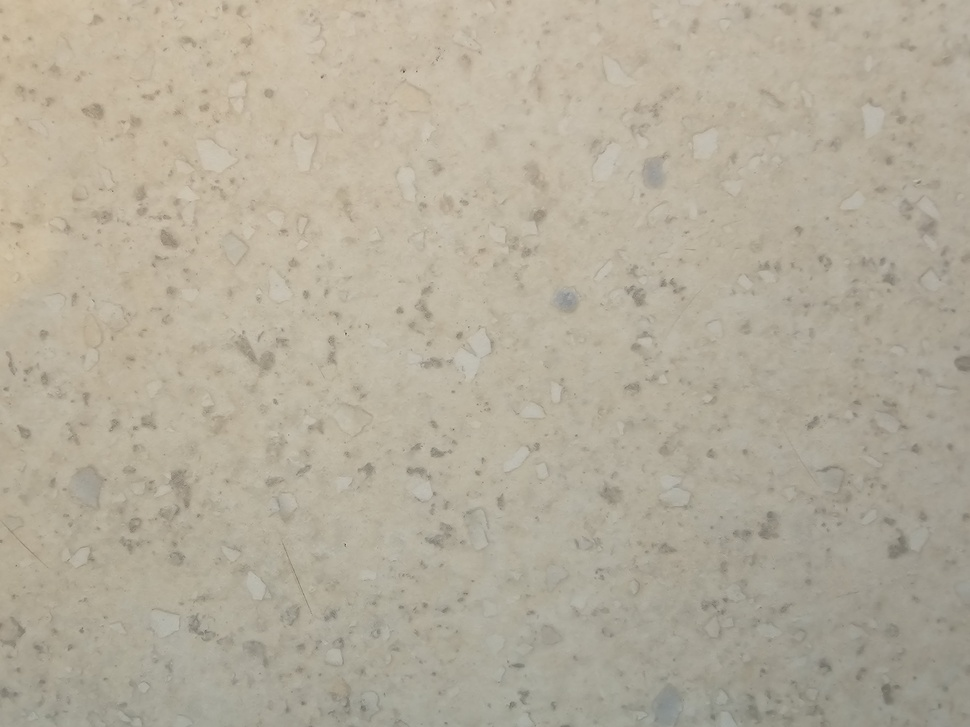
#> input picture blat.jpg, 970 x 727 px, shrunk from 4000 x 3000 before the run
$ python poi3.py
#> lines starting #> are read from the running program, lines starting #| are printed output that depends on the picture
import random
from PIL import Image
import os

def probka_maker(sciezka, rozmiar_probki, gdzie_probki, ile_probek):
#> called with rozmiar_probki = 128, gdzie_probki = 'podzieloneProbki', ile_probek = 500
    for path in sciezka:
        fota = Image.open(path)
#> fota is the input picture: PIL image 970x727 RGB; mean R, G, B 179.6, 172.2, 155.1
        dlugosc, wysokosc = fota.size
#> dlugosc = 970; wysokosc = 727
        podzielony_folder = os.path.join(gdzie_probki, os.path.basename(path).split('.')[0])
        os.makedirs(podzielony_folder, exist_ok=True)

        for i in range(1, ile_probek):
            x_poczatku = random.randint(0, dlugosc - rozmiar_probki)
            y_poczatku = random.randint(0, wysokosc - rozmiar_probki)
            x_konca = x_poczatku + rozmiar_probki
            y_konca = y_poczatku + rozmiar_probki
            probka = fota.crop((x_poczatku, y_poczatku, x_konca, y_konca))
            probka.save(os.path.join(podzielony_folder, f'probka_nr_{i}.jpeg'))
#> this loop made 499 passes
#> pass 1, in probka_maker, `probka = fota.crop((x_poczatku, y_poczatku, x_konca, y_konca))`:
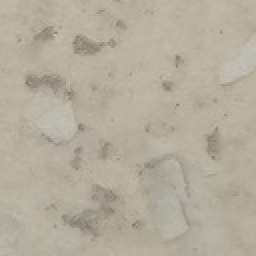
#> probka: PIL image 128x128 RGB (shown 2 times larger); mean R, G, B 179.2, 173.5, 157.6
#> pass 2, in probka_maker, `probka = fota.crop((x_poczatku, y_poczatku, x_konca, y_konca))`:
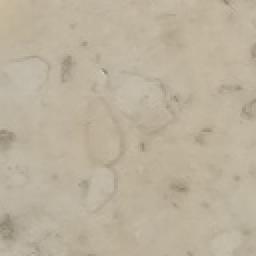
#> probka: PIL image 128x128 RGB (shown 2 times larger); mean R, G, B 187.5, 176.9, 156.6
#> pass 3, in probka_maker, `probka = fota.crop((x_poczatku, y_poczatku, x_konca, y_konca))`:
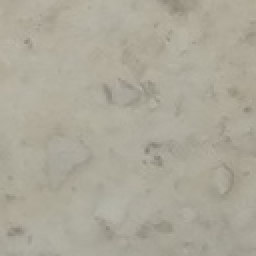
#> probka: PIL image 128x128 RGB (shown 2 times larger); mean R, G, B 172.3, 168.2, 153.6
#> after the loop:
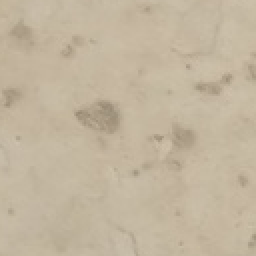
#> probka: PIL image 128x128 RGB (shown 2 times larger); mean R, G, B 194.5, 181.2, 158.4
#> pass 2 of the loop in probka_maker, `for path in sciezka:`:
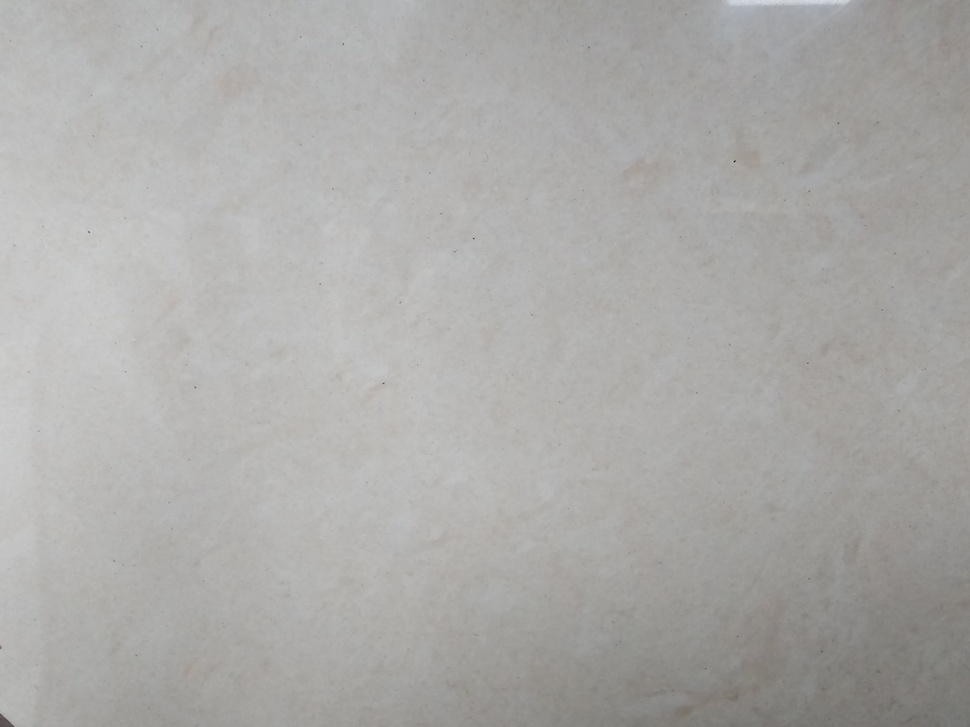
#> input picture plytka.jpg, 970 x 727 px, shrunk from 4000 x 3000 before the run
#> in probka_maker, fota is the input picture: PIL image 970x727 RGB; mean R, G, B 171.6, 170.7, 168.4
#> the loop in probka_maker, `for i in range(1, ile_probek):` made 499 passes
#> pass 1, in probka_maker, `probka = fota.crop((x_poczatku, y_poczatku, x_konca, y_konca))`:
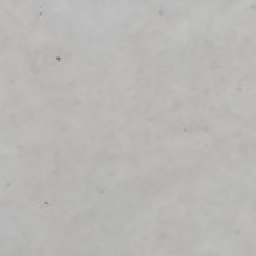
#> probka: PIL image 128x128 RGB (shown 2 times larger); mean R, G, B 185, 184.2, 182.1
#> pass 3, in probka_maker, `probka = fota.crop((x_poczatku, y_poczatku, x_konca, y_konca))`:
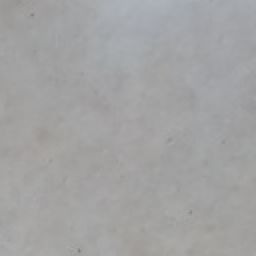
#> probka: PIL image 128x128 RGB (shown 2 times larger); mean R, G, B 162.6, 162.7, 162.9
#> pass 3 of the loop in probka_maker, `for path in sciezka:`:
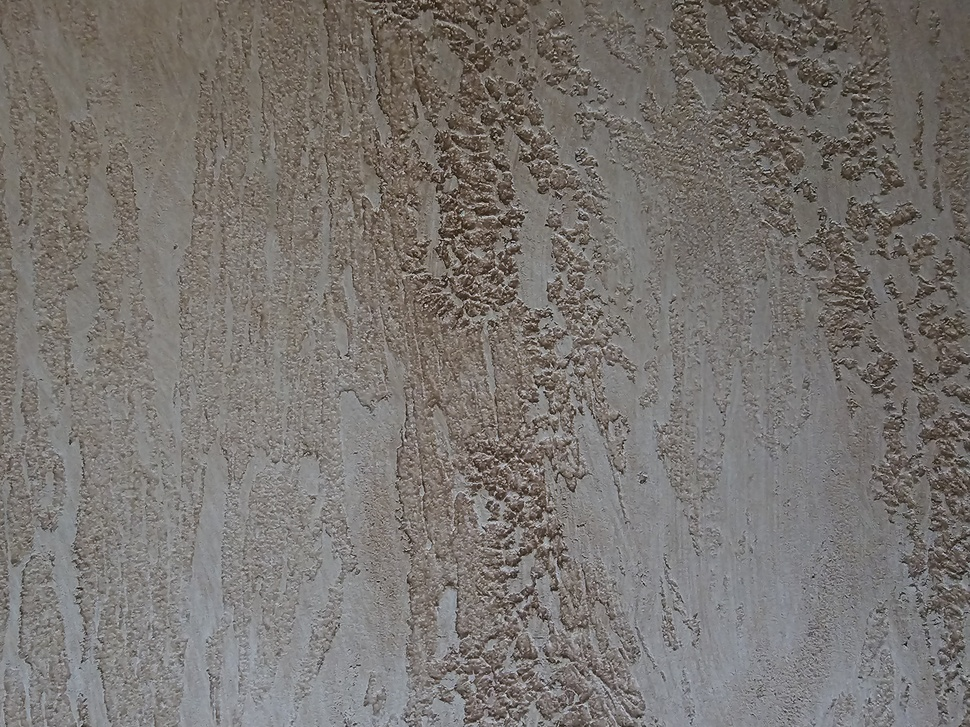
#> input picture tynk.jpg, 970 x 727 px, shrunk from 4000 x 3000 before the run
#> in probka_maker, fota is the input picture: PIL image 970x727 RGB; mean R, G, B 120.6, 116.1, 112
#> the loop in probka_maker, `for i in range(1, ile_probek):` made 499 passes
#> pass 1, in probka_maker, `probka = fota.crop((x_poczatku, y_poczatku, x_konca, y_konca))`:
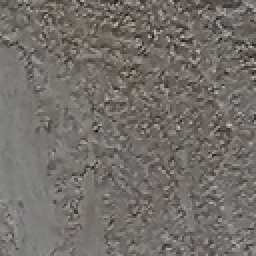
#> probka: PIL image 128x128 RGB (shown 2 times larger); mean R, G, B 115.3, 110.8, 105.7
#> after the loop in probka_maker, `for i in range(1, ile_probek):`:
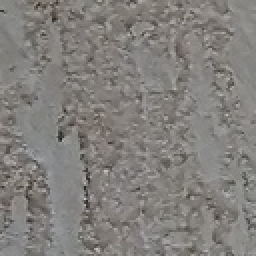
#> probka: PIL image 128x128 RGB (shown 2 times larger); mean R, G, B 130.7, 128, 124.5


sciezka = ['blat.jpg', 'plytka.jpg', 'tynk.jpg']
rozmiar_probki = 128
gdzie_probki = 'podzieloneProbki'
ile_probek = 500
probka_maker(sciezka, rozmiar_probki, gdzie_probki, ile_probek)
